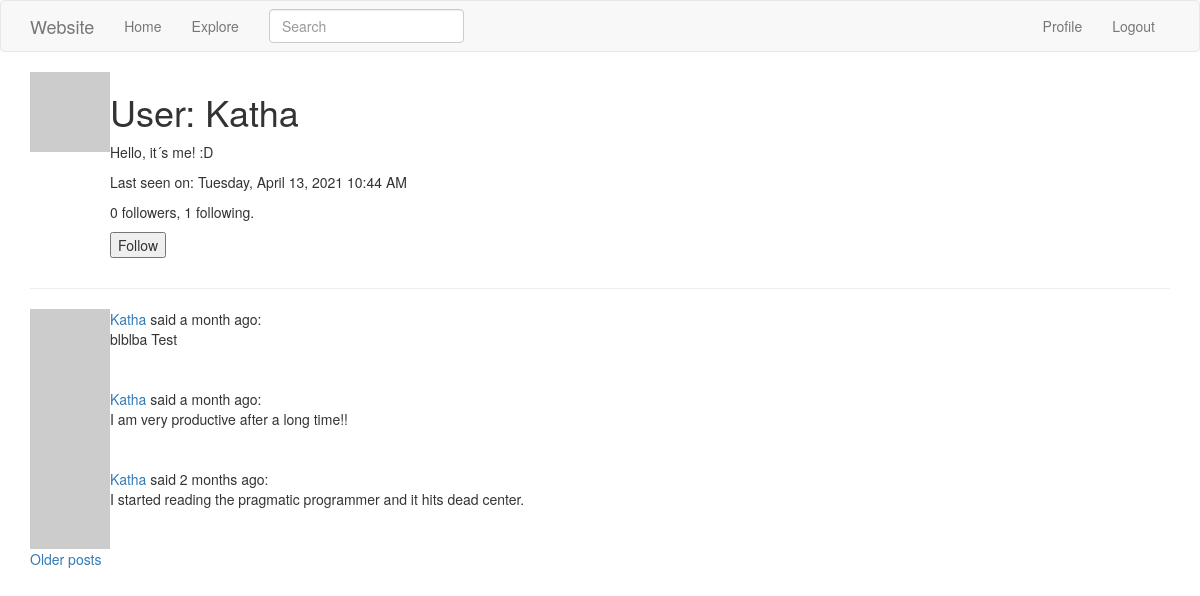
The app's page /user/Katha (signed in) with its own data.
### app/models.py (models this page shows, shortened)
class User(UserMixin, db.Model):
    id = db.Column(db.Integer, primary_key=True)
    username = db.Column(db.String(64), index=True, unique=True)
    email = db.Column(db.String(120), index=True, unique=True)
    password_hash = db.Column(db.String(128))
    posts = db.relationship('Post', backref='author', lazy='dynamic')
    about_me = db.Column(db.String(140))
    last_seen = db.Column(db.DateTime, default=datetime.utcnow)
    followed = db.relationship(
        'User', secondary=followers,
        primaryjoin=(followers.c.follower_id == id),
        secondaryjoin=(followers.c.followed_id == id),
        backref=db.backref('followers', lazy='dynamic'), lazy='dynamic')
    def is_following(self, user):
        return self.followed.filter(
            followers.c.followed_id == user.id).count() > 0
    def avatar(self, size):
        digest = md5(self.email.lower().encode('utf-8')).hexdigest()
        return 'https://www.gravatar.com/avatar/{}?d=identicon&s={}'.format(
            digest, size)

class SearchableMixin(object):
    @classmethod
    def before_commit(cls, session):
        session._changes = {
            'add': list(session.new),
            'update': list(session.dirty),
            'delete': list(session.deleted)
        }
    @classmethod
    def after_commit(cls, session):
        for obj in session._changes['add']:
            if isinstance(obj, SearchableMixin):
                add_to_index(obj.__tablename__, obj)
        for obj in session._changes['update']:
            if isinstance(obj, SearchableMixin):
                add_to_index(obj.__tablename__, obj)
        for obj in session._changes['delete']:
            if isinstance(obj, SearchableMixin):
                remove_from_index(obj.__tablename__, obj)
        session._changes = None

class Post(SearchableMixin,db.Model):
    id = db.Column(db.Integer, primary_key=True)
    body = db.Column(db.String(140))
    __searchable__ = ['body']
    timestamp = db.Column(db.DateTime, index=True, default=datetime.utcnow)
    user_id = db.Column(db.Integer, db.ForeignKey('user.id'))
    language = db.Column(db.String(5))

### app/main/routes.py (the view)
@bp.route('/user/<username>')
@login_required
def user(username):
    user = User.query.filter_by(username=username).first_or_404()
    page = request.args.get('page', 1, type=int)
    posts = user.posts.order_by(Post.timestamp.desc()).paginate(
        page, current_app.config['POSTS_PER_PAGE'], False)
    next_url = url_for('main.user', username=user.username, page=posts.next_num) \
        if posts.has_next else None
    prev_url = url_for('main.user', username=user.username, page=posts.prev_num) \
        if posts.has_prev else None
    form = EmptyForm()
    return render_template('user.html', user=user, posts=posts.items,
                           next_url=next_url, prev_url=prev_url, form=form)

### app/main/forms.py
class SearchForm(FlaskForm):
    q = StringField(_l('Search'), validators=[DataRequired()])
    def __init__(self, *args, **kwargs):
        if 'formdata' not in kwargs:
            kwargs['formdata'] = request.args
        if 'csrf_enabled' not in kwargs:
            kwargs['csrf_enabled'] = False
        super(SearchForm, self).__init__(*args, **kwargs)

class EmptyForm(FlaskForm):
    submit = SubmitField('Submit')

### app/main/routes.py (called while the page is built)
@bp.before_app_request
def before_request():
    if current_user.is_authenticated:
        current_user.last_seen = datetime.utcnow()
        db.session.commit()
        g.search_form = SearchForm()
    g.locale = str(get_locale())

@bp.before_request
def before_request():
    g.locale = str(get_locale())

@bp.before_request
def before_request():
    if current_user.is_authenticated:
        current_user.last_seen = datetime.utcnow()
        db.session.commit()

### app/models.py (called while the page is built)
@login.user_loader
def load_user(id):
    return User.query.get(int(id))

### app/main/templates/user.html (shortened to what this page needs)
<!DOCTYPE html>
<html>
<body>
{% extends "base.html" %}
{% block app_content %}
       <table>
        <tr valign="top">
            <td><img src="{{ user.avatar(128) }}"></td>
            <td>
                <h1>User: {{ user.username }}</h1>
        {% if user.about_me %}<p>{{ user.about_me }}</p>{% endif %}
         {% if user.last_seen %}
                <p>Last seen on: {{ moment(user.last_seen).format('LLLL') }}</p>
                {% endif %}
        <p>{{ user.followers.count() }} followers, {{ user.followed.count() }} following.</p>
        {% if user == current_user %}
        <p><a href="{{ url_for('main.edit_profile') }}">Edit your profile</a></p>
        {% elif not current_user.is_following(user) %}
        <p>
            <form action="{{ url_for('main.follow', username=user.username) }}" method="post">
                {{ form.submit(value='Follow') }}
            </form>
        </p>
        {% endif %}
            </td>
        </tr>
    </table>
    <hr>
    {% for post in posts %}
      {% include '_post.html' %}
    {% endfor %}
    {% if next_url %}
    <a href="{{ next_url }}">Older posts</a>
    {% endif %}
{% endblock %}

### app/main/templates/_post.html (shortened to what this page needs)
        <table>
        <tr valign="top">
            <td><img src="{{ post.author.avatar(36) }}"></td>
            <td>
                <a href="{{ url_for('main.user', username=post.author.username) }}">
                    {{ post.author.username }}
                </a>
                said {{ moment(post.timestamp).fromNow() }}:
                <br>
                <span id="post{{ post.id }}">{{ post.body }}</span>
            </td>
        </tr>
    </table>

### records on screen
User: username "Katha", about_me "Hello, it´s me! :D", last_seen "Tuesday, April 13, 2021 10:44 AM"
Post: author.username "Katha", timestamp "a month ago", body "blblba Test"
Post: author.username "Katha", timestamp "a month ago", body "I am very productive after a long time!!"
Post: author.username "Katha", timestamp "2 months ago", body "I started reading the pragmatic programmer and it hits dead center."

### other values on screen
{{ user.followers.count() }} "0"
{{ user.followed.count() }} "1"
